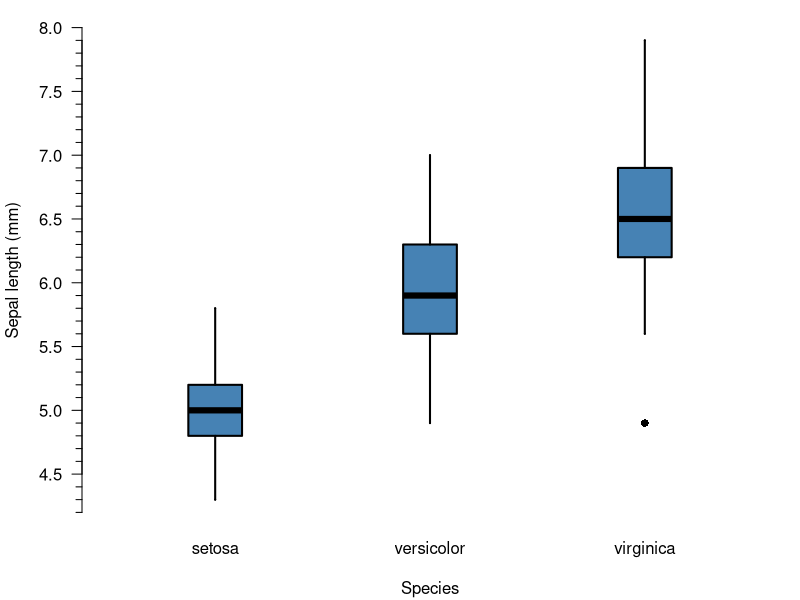

Source code (R):
## ---- chunk 1
library("sfsmisc") # contains eaxis() function for nice axes
## ---- chunk 2
#| echo: false
#| fig.width: 5
#| fig.height: 3
#| dpi: 300
#| fig.cap: "Example of box plots using a standard data set in R."

par(mar = c(4, 4, 1, 1) + 0.1)
plot(Sepal.Length ~ Species, data = iris, axes = FALSE, 
     ylab = "Sepal length (mm)", 
     boxwex = 0.25, staplewex = 0, col = "steelblue", 
     lty = 1, lwd = 2, pch = 16)
axis(1, 1:3, levels(iris$Species), tick = FALSE)
eaxis(2)
par(mar = c(5, 4, 4, 3) + 0.1)
